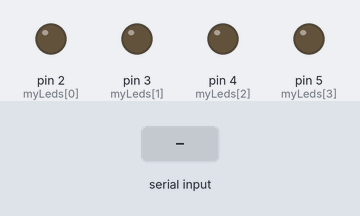
Recording of a sketch running on a simulated Arduino Uno, built with avr-gcc and run on an emulated ATmega328P. On the bench: output pins drawn as LEDs (lit = HIGH). Inputs (shaded band) come from the test bench. What the sketch prints to the serial monitor is not drawn.

Above: at 1.2 s.
1.3 s: "90,45\n" received over Serial
At 2.2 s:
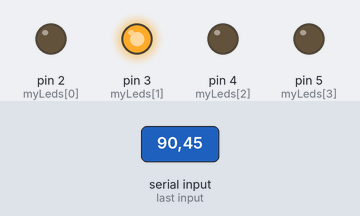
2.8 s: "30,150\n" received over Serial
At 3.5 s:
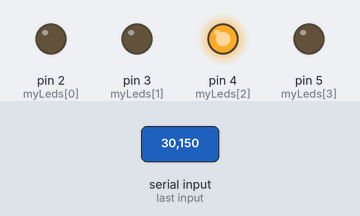
4.3 s: "5\n" received over Serial
At 5.5 s:
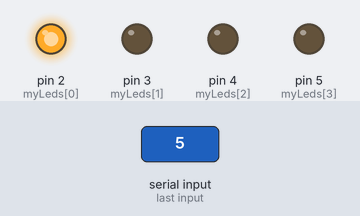
5.8 s: "90\n" received over Serial
At 6.9 s:
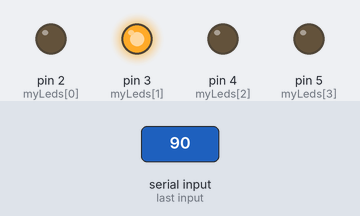
7.3 s: "200\n" received over Serial
At 8.0 s:
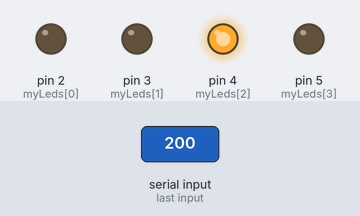
Timing chart, 0 to 9.8 s (numbered marks = the images above; inputs shaded):
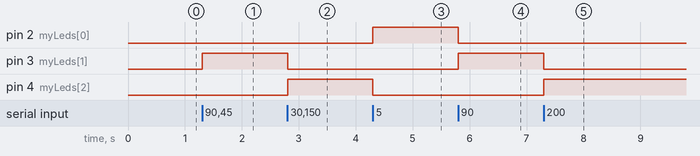

The sketch:

opgave_3.ino
```cpp
# include <Arduino.h>

int myLeds[] = {2, 3, 4, 5}; //PINS CONTAINING LEDS

void setup() {
  for (int i = 0 ; i < 4 ; i++){
    pinMode(myLeds[i], OUTPUT);
  }
  Serial.begin(9600);
  Serial.println("Arduino is ready"); //debug
  Serial.println("Stuur een getal tussen 0 en 9999:");
}

void ledFlikker(int aantalFlikkeringen){
  for (int i = 0 ; i < aantalFlikkeringen * 2 ; i++){
    for (int j = 0 ; j < 4 ; j++){
      digitalWrite(myLeds[j], !digitalRead(myLeds[j]));
    }
    delay(200);
  }
}

void resetLeds(){
    for (int i = 0 ; i < 4 ; i++){
      digitalWrite(myLeds[i], LOW);
    }
}

void getalGestuurd(int getal){
  if(getal > 0 && getal <= 9){
    resetLeds();
    digitalWrite(myLeds[0], HIGH);
  }
  if(getal > 9 && getal < 100){
    resetLeds();
    digitalWrite(myLeds[1], HIGH);
  }
  if(getal >= 100 && getal <= 999){
    resetLeds();
    digitalWrite(myLeds[2], HIGH);
  }
  if(getal >= 1000 && getal <= 9999){
    resetLeds();
    digitalWrite(myLeds[3], HIGH);
  }
  if(getal > 9999){
    resetLeds();
    ledFlikker(3);
  }
}

void loop() {
  while (Serial.available() == 0);
    int inputGetal = Serial.parseInt();
    getalGestuurd(inputGetal);
}
```

Measured:
- after the input at 1.3 s, pin 3 (myLeds[1]): LOW → HIGH at once
- after the input at 2.8 s, pin 3 (myLeds[1]): HIGH → LOW at once; pin 4 (myLeds[2]): LOW → HIGH at once
- after the input at 4.3 s, pin 2 (myLeds[0]): LOW → HIGH at once; pin 4 (myLeds[2]): HIGH → LOW at once
- after the input at 5.8 s, pin 2 (myLeds[0]): HIGH → LOW at once; pin 3 (myLeds[1]): LOW → HIGH at once
- after the input at 7.3 s, pin 3 (myLeds[1]): HIGH → LOW at once; pin 4 (myLeds[2]): LOW → HIGH at once
